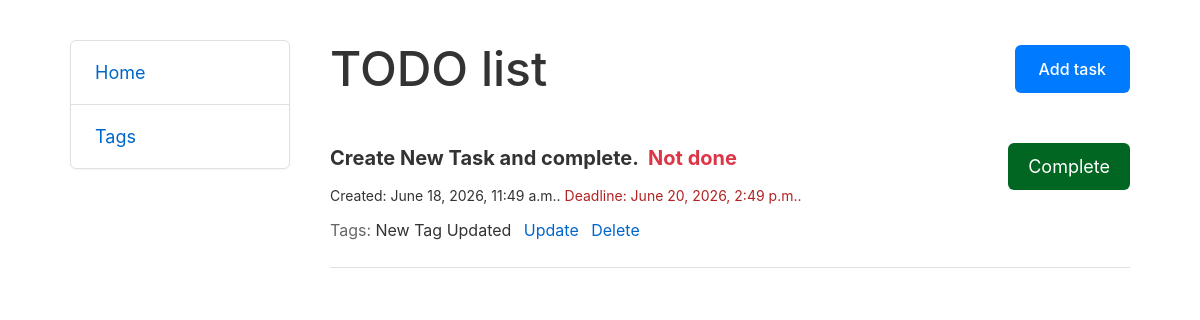
The app's page /, older data.
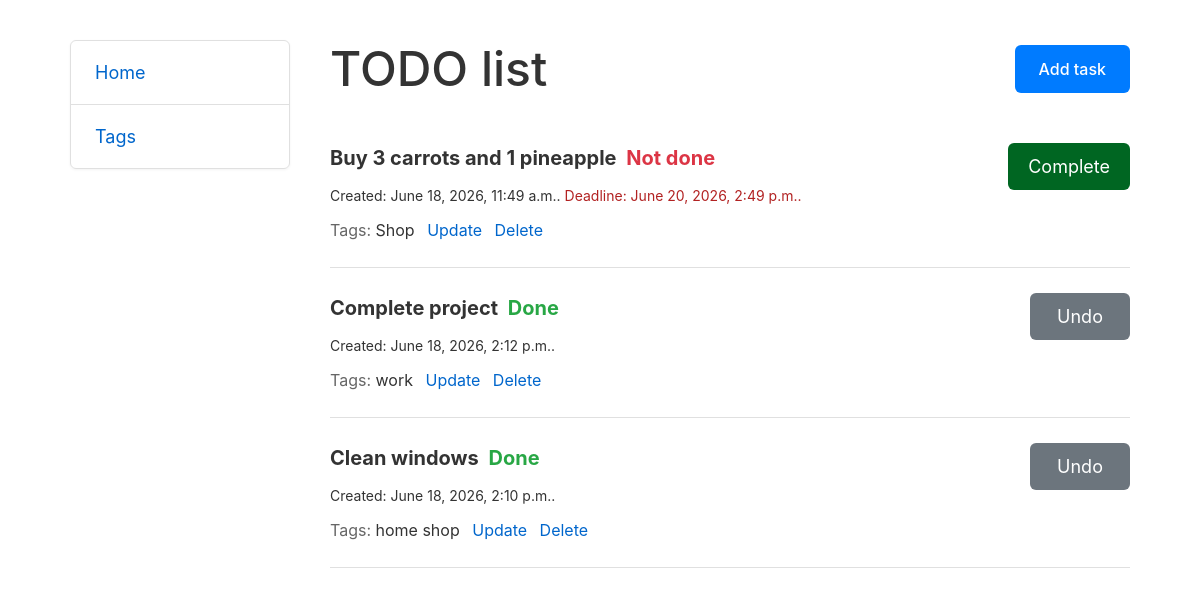
The same page, newer data.
### todo/models.py (models this page shows, shortened)
class Task(models.Model):
    content = models.TextField()
    created_at = models.DateTimeField(auto_now_add=True)
    deadline = models.DateTimeField(null=True, blank=True)
    is_done = models.BooleanField(default=False)
    tags = models.ManyToManyField(Tag, related_name='tasks')
    class Meta:
        ordering = ['is_done', '-created_at']

class Tag(models.Model):
    name = models.CharField(max_length=255, unique=True)

### todo/views.py (the view)
# urls.py: path('', TaskListView.as_view(), name='index'),
class TaskListView(generic.ListView):
    model = Task
    template_name = 'todo/index.html'
    context_object_name = 'tasks'

### todo/templates/todo/index.html (shortened to what this page needs)
{% extends "todo/base.html" %}
{% block content %}
  <div class="content-header">
    <h1>TODO list</h1>
    <a href="{% url 'todo:task-create' %}" class="btn-add">Add task</a>
  </div>
  <div class="tasks-container">
    {% for task in tasks %}
      <div class="task-item">
        <div class="task-info">
          <div class="task-title-row">
            {{ task.content }}
            {% if task.is_done %}
              <span class="status-done">Done</span>
            {% else %}
              <span class="status-not-done">Not done</span>
            {% endif %}
          </div>
          <div class="task-meta-row">
            Created: {{ task.created_at|date:"F d, Y, g:i a." }}
            {% if task.deadline and not task.is_done %}
              <span class="deadline-text">Deadline: {{ task.deadline|date:"F d, Y, g:i a." }}</span>
            {% endif %}
          </div>
          <div class="task-tags-row">
            Tags:
            <span class="task-tags-list">
              {% for tag in task.tags.all %}
                {{ tag.name }}
              {% empty %}
                no tags
              {% endfor %}
            </span>
            <a href="{% url 'todo:task-update' task.id %}" class="task-link">Update</a>
            <a href="{% url 'todo:task-delete' task.id %}" class="task-link">Delete</a>
          </div>
        </div>
        <div class="task-action">
          {% if task.is_done %}
            <a href="{% url 'todo:task-toggle' task.id %}"
               class="btn-status btn-undo">Undo</a>
          {% else %}
            <a href="{% url 'todo:task-toggle' task.id %}"
               class="btn-status btn-complete">Complete</a>
          {% endif %}
        </div>
      </div>
    {% empty %}
      <p style="padding: 20px 0; color: #666;">No tasks for today!</p>
    {% endfor %}
  </div>
{% endblock content %}

### todo/templates/todo/base.html (shortened to what this page needs)
{% load static %}
<!DOCTYPE html>
<html lang="en">
  <head>
    <link href="https://cdn.jsdelivr.net/npm/bootstrap@5.3.0/dist/css/bootstrap.min.css"
          rel="stylesheet">
    <link rel="stylesheet" href="{% static 'css/style.css' %}">
  </head>
  <body>
    <div class="container">
      <nav class="sidebar">
        <ul class="sidebar-menu">
          <li class="sidebar-item">
            <a href="{% url 'todo:index' %}">Home</a>
          </li>
          <li class="sidebar-item">
            <a href="{% url 'todo:tag-list' %}">Tags</a>
          </li>
        </ul>
      </nav>
      <main class="main-content">
        {% block content %}
        {% endblock content %}
      </main>
    </div>
  </body>
</html>

### todo/static/css/style.css (style rules this page uses)
body { font-family: -apple-system, BlinkMacSystemFont, 'Segoe UI', Roboto, Helvetica, Arial, sans-serif; margin: 0; padding: 0; background-color: #ffffff; color: #333; }
.container { display: flex; min-height: 100vh; padding: 40px; box-sizing: border-box; }
.sidebar { width: 220px; flex-shrink: 0; border: 1px solid #e0e0e0; border-radius: 6px; height: fit-content; box-shadow: 0 1px 3px rgba(0, 0, 0, 0.05); }
.sidebar-menu { list-style: none; margin: 0; padding: 0; }
.sidebar-item a { display: block; padding: 18px 24px; text-decoration: none; font-size: 18px; color: #0066cc; }
.sidebar-item:not(:last-child) { border-bottom: 1px solid #e0e0e0; }
.main-content { flex-grow: 1; padding-left: 40px; }
.content-header { display: flex; justify-content: space-between; align-items: center; margin-bottom: 20px; }
.content-header h1 { font-size: 48px; margin: 0; font-weight: 500; }
.btn-add { background-color: #007bff; color: white; text-decoration: none; padding: 12px 24px; border-radius: 6px; font-size: 16px; font-weight: 500; }
.task-item { padding: 25px 0; border-bottom: 1px solid #e0e0e0; display: flex; justify-content: space-between; align-items: flex-start; }
.task-info { flex-grow: 1; }
.task-title-row { font-size: 20px; font-weight: bold; margin-bottom: 12px; }
.status-not-done { color: #dc3545; margin-left: 5px; }
.status-done { color: #28a745; margin-left: 5px; }
.task-meta-row { font-size: 14px; color: #333333; margin-bottom: 12px; }
.deadline-text { color: #b22222; }
.task-tags-row { font-size: 16px; color: #666666; }
.task-tags-list { color: #333333; }
.task-link { color: #0066cc; text-decoration: none; margin-left: 8px; }
.btn-status { display: inline-block; color: white; text-decoration: none; padding: 10px 20px; border-radius: 6px; font-size: 18px; text-align: center; min-width: 100px; }
.btn-complete { background-color: #006622; }
.btn-undo { background-color: #6c757d; }

Row changes from the older to the newer data that the page shows:
changed Task: content "Create New Task and complete." → "Buy 3 carrots and 1 pineapple"
changed Tag: name "New Tag Updated" → "Shop"
added Task: content "Complete project", is_done "Done", created_at "June 18, 2026, 2:12 p.m.."
added Tag: name "work", shown under "Complete project"
added Task: content "Clean windows", is_done "Done", created_at "June 18, 2026, 2:10 p.m.."
added Tag: name "home shop", shown under "Clean windows"
